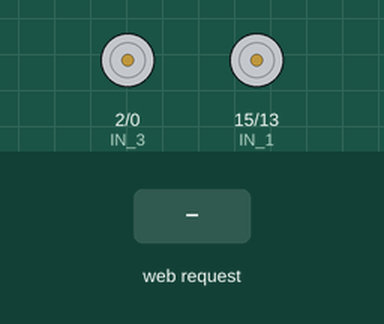
The sketch below on a simulated ESP8266 (NodeMCU). Shown: motor-driver pin pairs drawn as motors (green arrow = first pin HIGH = forward, orange = second pin HIGH = backward, longer = more drive). The inputs (shaded band) are chosen by the test bench. What the sketch prints to the serial monitor is not drawn.

Above: at 1.2 s.
1.3 s: HTTP request GET /?State=F received
At 2.4 s:
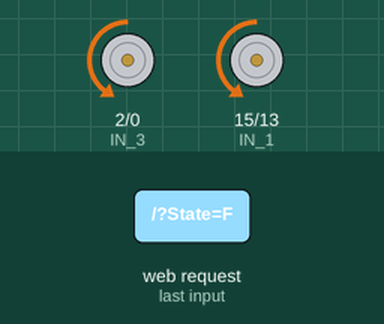
2.8 s: HTTP request GET /?State=B received
At 3.5 s:
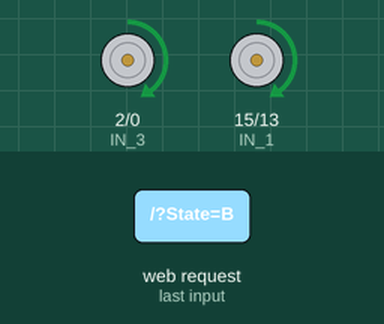
4.3 s: HTTP request GET /?State=L received
At 4.7 s:
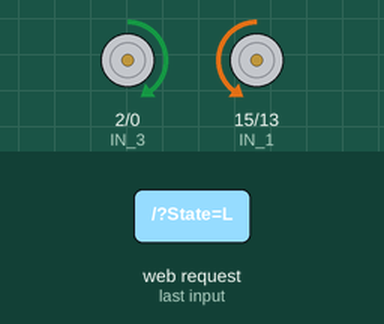
5.8 s: HTTP request GET /?State=R received
At 7.0 s:
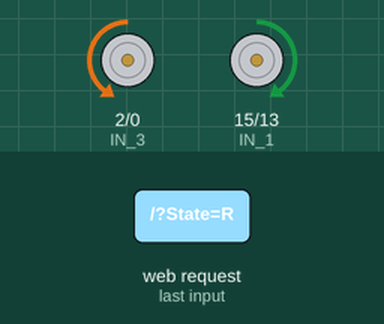
Timing chart, 0 to 8.3 s (numbered marks = the images above; inputs shaded):
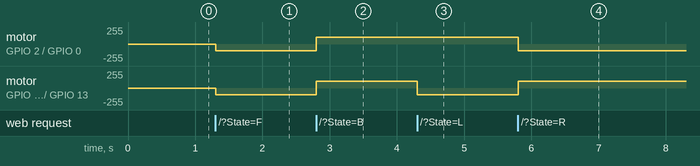

The sketch:

FINAL_CAR_CODE.ino
```cpp
#define ENA   14          // Enable/speed motors Right        GPIO14(D5)
#define ENB   12          // Enable/speed motors Left         GPIO12(D6)
#define IN_1  15          // L298N in1 motors Rightx          GPIO15(D8)
#define IN_2  13          // L298N in2 motors Right           GPIO13(D7)
#define IN_3  2           // L298N in3 motors Left            GPIO2(D4)
#define IN_4  0           // L298N in4 motors Left            GPIO0(D3)

#include <ESP8266WiFi.h>
#include <WiFiClient.h>
#include <ESP8266WebServer.h>

String command;             //String to store app command state.
int speedCar = 400;         // 400 - 1023.
//int speed_Coeff = 3;

const char* ssid = "VISITOR";
const char* password = "123456";
ESP8266WebServer server(80);

void setup() {

 //pinMode(ENA, OUTPUT);
 //pinMode(ENB, OUTPUT);
 pinMode(IN_1, OUTPUT);
 pinMode(IN_2, OUTPUT);
 pinMode(IN_3, OUTPUT);
 pinMode(IN_4, OUTPUT);

  Serial.begin(115200);

// Connecting WiFi

  WiFi.mode(WIFI_AP);
  WiFi.softAP(ssid);

  IPAddress myIP = WiFi.softAPIP();
  Serial.print("AP IP address: ");
  Serial.println(myIP);

 // Starting WEB-server
     server.on ( "/", HTTP_handleRoot );
     server.onNotFound ( HTTP_handleRoot );
     server.begin();
}

void goAhead(){

      analogWrite(IN_1, 0);
      analogWrite(IN_2, speedCar);
      //analogWrite(ENA, speedCar);

      analogWrite(IN_3, 0);
      analogWrite(IN_4, speedCar);
      //analogWrite(ENB, speedCar);
  }

void goBack(){

      analogWrite(IN_1, speedCar);
      analogWrite(IN_2, 0);
      //analogWrite(ENA, speedCar);

      analogWrite(IN_3, speedCar);
      analogWrite(IN_4, 0);
      //analogWrite(ENB, speedCar);
  }

void goRight(){

      analogWrite(IN_1, speedCar);
      analogWrite(IN_2, 0);
      //analogWrite(ENA, speedCar);

      analogWrite(IN_3, 0);
      analogWrite(IN_4, speedCar);
      //analogWrite(ENB, speedCar);
  }

void goLeft(){

      analogWrite(IN_1, 0);
      analogWrite(IN_2, speedCar);
      //analogWrite(ENA, speedCar);

      analogWrite(IN_3, speedCar);
      analogWrite(IN_4, 0);
      //analogWrite(ENB, speedCar);
  }

void goAheadRight(){

      analogWrite(IN_1, 0); //RIGHT
      analogWrite(IN_2, speedCar/3);

      analogWrite(IN_3, 0); //LEFT
      analogWrite(IN_4, speedCar);

   }

void goAheadLeft(){

      analogWrite(IN_1, 0);
      analogWrite(IN_2, speedCar);
      //analogWrite(ENA, speedCar);

      analogWrite(IN_3, 0);
      analogWrite(IN_4, speedCar/3);
      //analogWrite(ENB, speedCar/speed_Coeff);
  }

void goBackRight(){

      analogWrite(IN_1, speedCar/3);
      analogWrite(IN_2, 0);
      //analogWrite(ENA, speedCar/speed_Coeff);

      analogWrite(IN_3, speedCar);
      analogWrite(IN_4, 0);
      //analogWrite(ENB, speedCar);
  }

void goBackLeft(){

      analogWrite(IN_1, speedCar);
      analogWrite(IN_2, 0);
      //analogWrite(ENA, speedCar);

      analogWrite(IN_3, speedCar/3);
      analogWrite(IN_4, 0);
      //analogWrite(ENB, speedCar/speed_Coeff);
  }

void stopRobot(){

      analogWrite(IN_1, 0);
      analogWrite(IN_2, 0);
      //analogWrite(ENA, speedCar);

      analogWrite(IN_3, 0);
      analogWrite(IN_4, 0);
      //analogWrite(ENB, speedCar);
 }

void loop() {
    server.handleClient();

      command = server.arg("State");
      if (command == "F") goAhead();
      else if (command == "B") goBack();
      else if (command == "L") goLeft();
      else if (command == "R") goRight();
      else if (command == "I") goAheadRight();
      else if (command == "G") goAheadLeft();
      else if (command == "J") goBackRight();
      else if (command == "H") goBackLeft();
      else if (command == "0") speedCar = 100;
      else if (command == "1") speedCar = 200;
      else if (command == "2") speedCar = 300;
      else if (command == "3") speedCar = 400;
      else if (command == "4") speedCar = 500;
      else if (command == "5") speedCar = 600;
      else if (command == "6") speedCar = 700;
      else if (command == "7") speedCar = 800;
      else if (command == "8") speedCar = 900;
      else if (command == "9") speedCar = 1000;
      else if (command == "10") speedCar = 1023;
      else if (command == "S") stopRobot();

      Serial.println(speedCar);
}

void HTTP_handleRoot(void) {

if( server.hasArg("State") ){
       Serial.println(server.arg("State"));
  }
  server.send ( 200, "text/html", "" );
  delay(1);
}
```

Measured:
- after the input at 1.3 s, motor on GPIO 2 (IN_3) / GPIO 0 (IN_4), motor on GPIO 15 (IN_1) / GPIO 13 (IN_2): stopped → backward 99/255 at once
- after the input at 2.8 s, motor on GPIO 2 (IN_3) / GPIO 0 (IN_4), motor on GPIO 15 (IN_1) / GPIO 13 (IN_2): backward 99/255 → forward 99/255 at once
- after the input at 4.3 s, motor on GPIO 15 (IN_1) / GPIO 13 (IN_2): forward 99/255 → backward 99/255 at once
- after the input at 5.8 s, motor on GPIO 2 (IN_3) / GPIO 0 (IN_4): forward 99/255 → backward 99/255 at once; motor on GPIO 15 (IN_1) / GPIO 13 (IN_2): backward 99/255 → forward 99/255 at once
